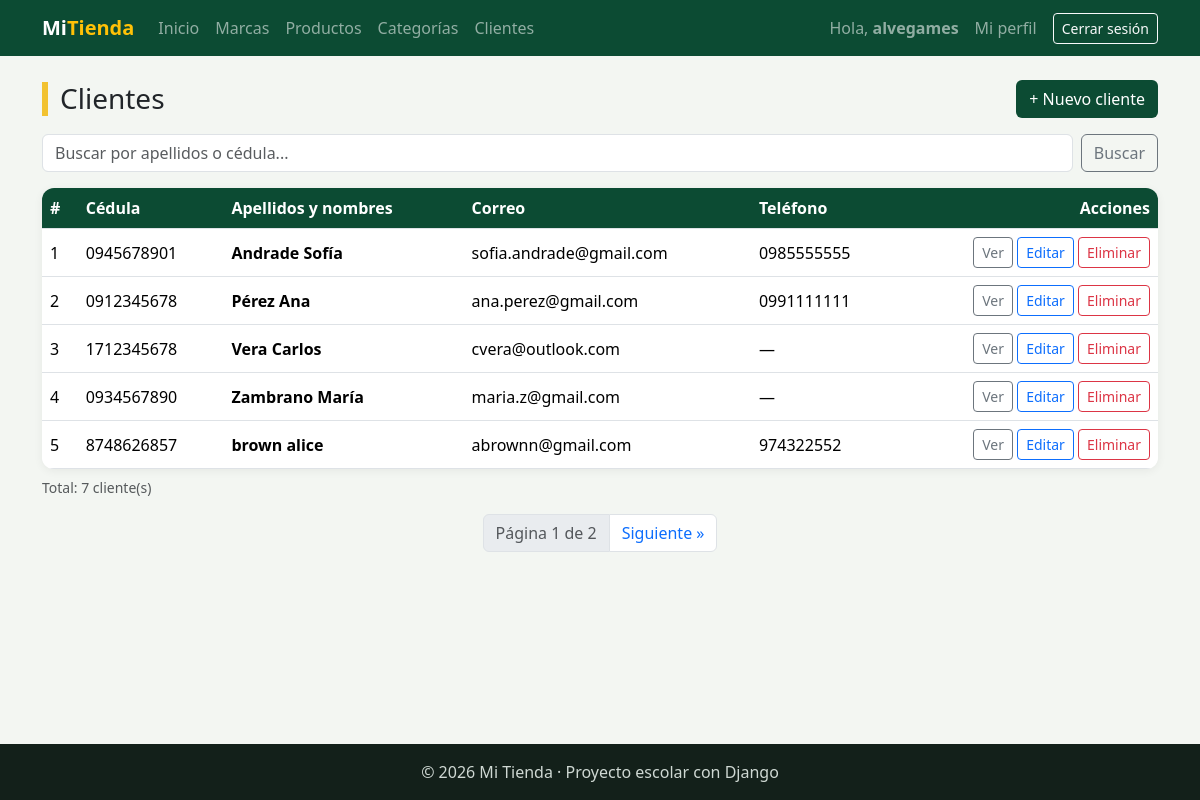
The app's page /facturacion/clientes/ (signed in) with its own data.
### facturacion/models.py (models this page shows, shortened)
class Cliente(models.Model):
    cedula = models.CharField("Cédula", max_length=10, unique=True)   # Texto (no número): puede empezar con 0
    nombres = models.CharField(max_length=80)
    apellidos = models.CharField(max_length=80)
    email = models.EmailField("Correo", blank=True)                    # EmailField revisa que tenga formato de correo
    telefono = models.CharField("Teléfono", max_length=15, blank=True)
    direccion = models.CharField("Dirección", max_length=200, blank=True)
    fecha_registro = models.DateTimeField(auto_now_add=True)
    class Meta:
        verbose_name = "Cliente"
        verbose_name_plural = "Clientes"
        ordering = ["apellidos", "nombres"]      # Primero por apellido; si se repite, por nombre

### facturacion/views.py (the view)
# urls.py: path("clientes/", views.cliente_lista, name="cliente_lista"),                          # Listar
@login_required                                            # Sin sesión → /login/?next=...
def cliente_lista(request):                                # READ · solo GET: lista, busca y pagina
    q = request.GET.get("q", "")                           # 1. GET: texto del buscador (?q=perez). Si no hay, ""
    clientes = Cliente.objects.all()                       # 2. Todos (ordenados por apellidos y nombres por el Meta)
    if q:                                                  # 3. Si buscó algo...
        clientes = clientes.filter(Q(apellidos__icontains=q) | Q(cedula__icontains=q))
    paginador = Paginator(clientes, 5)                     # 4. Corta la lista de 5 en 5
    page_obj = paginador.get_page(request.GET.get("page")) # 5. La página pedida (?page=2). Si es inválida, da una válida
    contexto = {"titulo": "Clientes", "page_obj": page_obj, "q": q}   # q: para que el buscador no se borre
    return render(request, "facturacion/cliente_lista.html", contexto)

### facturacion/templates/facturacion/cliente_lista.html (shortened to what this page needs)
{% extends "base.html" %}
{% block contenido %}
<div class="d-flex justify-content-between align-items-center flex-wrap gap-2 mb-3">
    <h1 class="h3 titulo-pagina m-0">{{ titulo }}</h1>
    <a href="{% url 'facturacion:cliente_crear' %}" class="btn btn-verde">+ Nuevo cliente</a>
</div>
<form method="get" class="d-flex gap-2 mb-3">
    <input type="text" name="q" value="{{ q }}" class="form-control" placeholder="Buscar por apellidos o cédula...">
    <button type="submit" class="btn btn-outline-secondary">Buscar</button>
</form>
<div class="tarjeta p-0 table-responsive">
    <table class="table table-hover align-middle m-0">
        <thead>
            <tr><th>#</th><th>Cédula</th><th>Apellidos y nombres</th><th>Correo</th><th>Teléfono</th><th class="text-end">Acciones</th></tr>
        </thead>
        <tbody>
            {% for cliente in page_obj %}
            <tr>
                <td>{{ page_obj.start_index|add:forloop.counter0 }}</td>
                <td>{{ cliente.cedula }}</td>
                <td class="fw-semibold">{{ cliente.apellidos }} {{ cliente.nombres }}</td>
                <td>{{ cliente.email|default:"—" }}</td>
                <td>{{ cliente.telefono|default:"—" }}</td>
                <td class="text-end text-nowrap">
                    <a href="{% url 'facturacion:cliente_detalle' cliente.pk %}" class="btn btn-sm btn-outline-secondary">Ver</a>
                    <a href="{% url 'facturacion:cliente_editar' cliente.pk %}" class="btn btn-sm btn-outline-primary">Editar</a>
                    <a href="{% url 'facturacion:cliente_eliminar' cliente.pk %}" class="btn btn-sm btn-outline-danger">Eliminar</a>
                </td>
            </tr>
            {% empty %}
            <tr><td colspan="6" class="text-center text-muted py-4">No hay clientes registrados.</td></tr>
            {% endfor %}
        </tbody>
    </table>
</div>
<p class="text-muted small mt-2">Total: {{ page_obj.paginator.count }} cliente(s)</p>
{% if page_obj.has_other_pages %}
<nav>
    <ul class="pagination justify-content-center">
        <li class="page-item disabled"><span class="page-link">Página {{ page_obj.number }} de {{ page_obj.paginator.num_pages }}</span></li>
        {% if page_obj.has_next %}
            <li class="page-item"><a class="page-link" href="?page={{ page_obj.next_page_number }}&q={{ q|urlencode }}">Siguiente »</a></li>
        {% endif %}
    </ul>
</nav>
{% endif %}
{% endblock %}

### templates/base.html (shortened to what this page needs)
{% load static %}
<!DOCTYPE html>
<html lang="es">
<head>
    <link href="https://cdn.jsdelivr.net/npm/bootstrap@5.3.3/dist/css/bootstrap.min.css" rel="stylesheet">
    <link rel="stylesheet" href="{% static 'css/estilos.css' %}">
</head>
<body>
    <nav class="navbar navbar-expand-lg navbar-dark barra">
        <div class="container">
            <a class="navbar-brand fw-bold" href="{% url 'home' %}">Mi<span class="text-warning">Tienda</span></a>
            <div class="collapse navbar-collapse" id="menu">
                <ul class="navbar-nav me-auto">
                    <li class="nav-item"><a class="nav-link" href="{% url 'home' %}">Inicio</a></li>
                    {% if user.is_authenticated %}
                        <li class="nav-item"><a class="nav-link" href="{% url 'facturacion:marca_lista' %}">Marcas</a></li>
                        <li class="nav-item"><a class="nav-link" href="{% url 'facturacion:producto_lista' %}">Productos</a></li>
                        <li class="nav-item"><a class="nav-link" href="{% url 'facturacion:categoria_lista' %}">Categorías</a></li>
                        <li class="nav-item"><a class="nav-link" href="{% url 'facturacion:cliente_lista' %}">Clientes</a></li>
                    {% endif %}
                </ul>
                <ul class="navbar-nav align-items-lg-center gap-2">
                    {% if user.is_authenticated %}
                        <li class="nav-item navbar-text">Hola, <b>{{ user.username }}</b></li>
                        <li class="nav-item"><a class="nav-link" href="{% url 'facturacion:mi_perfil' %}">Mi perfil</a></li>
                        <li class="nav-item">
                            <form method="post" action="{% url 'logout' %}" class="m-0">
                                <button type="submit" class="btn btn-sm btn-outline-light">Cerrar sesión</button>
                            </form>
                        </li>
                    {% else %}
                        <li class="nav-item"><a class="nav-link" href="{% url 'login' %}">Ingresar</a></li>
                        <li class="nav-item"><a class="btn btn-sm btn-warning" href="{% url 'registro' %}">Crear cuenta</a></li>
                    {% endif %}
                </ul>
            </div>
        </div>
    </nav>
    <main class="container py-4">
        {% block contenido %}{% endblock %}
    </main>
    <footer class="pie text-center py-3">© 2026 Mi Tienda · Proyecto escolar con Django</footer>
</body>
</html>

### static/css/estilos.css (style rules this page uses)
:root { --verde: #0c4b33; --verde-claro: #2f9e6e; --amarillo: #f2c230; }
body { background-color: #f3f6f2; min-height: 100vh; display: flex; flex-direction: column; }
main { flex: 1; }
.barra { background-color: var(--verde); }
.titulo-pagina { border-left: 6px solid var(--amarillo); padding-left: 12px; }
.tarjeta { background-color: white; border-radius: 12px; padding: 24px; box-shadow: 0 2px 10px rgba(0, 0, 0, .06); }
.table thead th { background-color: var(--verde); color: white; }
.btn-verde { background-color: var(--verde); color: white; }
.pie { background-color: #13201a; color: #cfd8d3; }

### records on screen
Cliente: start_index|add "1", cedula "0945678901", apellidos "Andrade", nombres "Sofía", email "sofia.andrade@gmail.com", telefono "0985555555"
Cliente: start_index|add "2", cedula "0912345678", apellidos "Pérez", nombres "Ana", email "ana.perez@gmail.com", telefono "0991111111"
Cliente: start_index|add "3", cedula "1712345678", apellidos "Vera", nombres "Carlos", email "cvera@outlook.com", telefono "—"
Cliente: start_index|add "4", cedula "0934567890", apellidos "Zambrano", nombres "María", email "maria.z@gmail.com", telefono "—"
Cliente: start_index|add "5", cedula "8748626857", apellidos "brown", nombres "alice", email "abrownn@gmail.com", telefono "974322552"

### other values on screen
{{ user.username }} "alvegames"
{{ titulo }} "Clientes"
{{ page_obj.paginator.count }} "7"
{{ page_obj.number }} "1"
{{ page_obj.paginator.num_pages }} "2"
